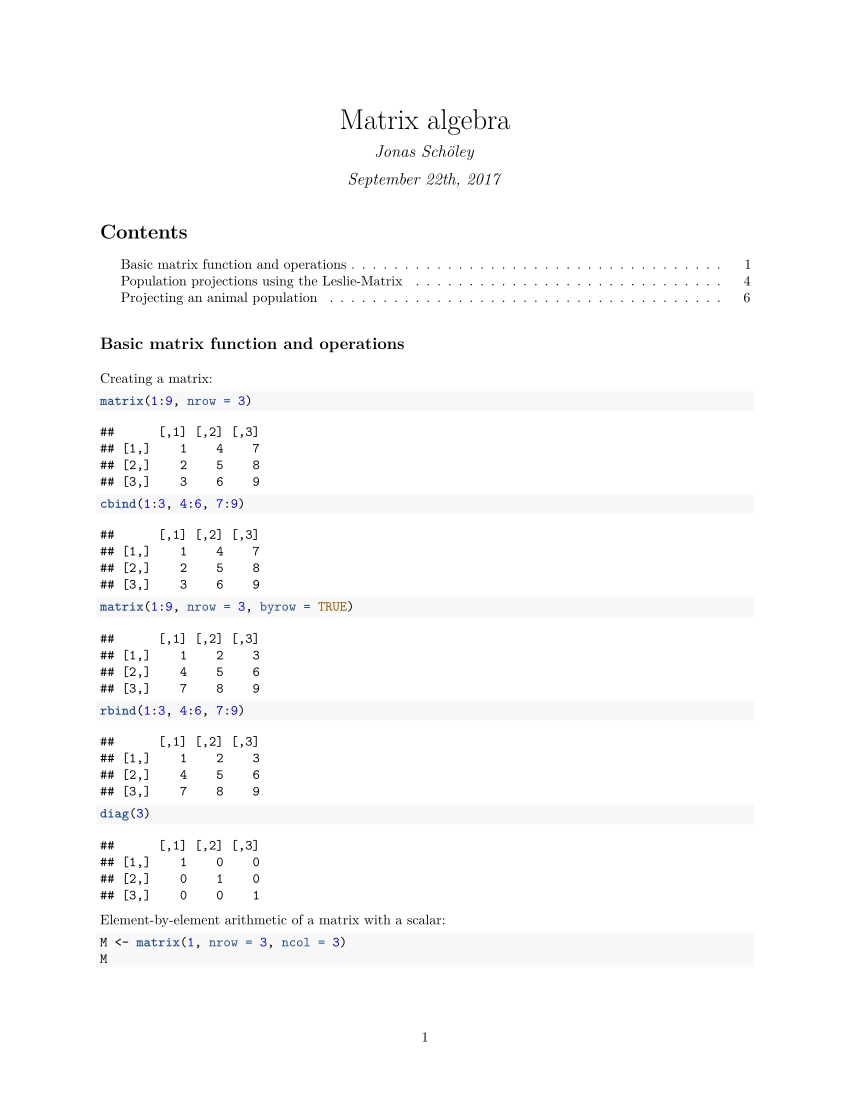

The R source for this figure:
#' ---
#' title: "Matrix algebra"
#' author: "Jonas Schöley"
#' date: "September 22th, 2017"
#' output:
#'   github_document:
#'     toc: true
#'   pdf_document:
#'     toc: true
#' ---

#'## Basic matrix function and operations

#' Creating a matrix:
matrix(1:9, nrow = 3)
cbind(1:3, 4:6, 7:9)
matrix(1:9, nrow = 3, byrow = TRUE)
rbind(1:3, 4:6, 7:9)
diag(3)

#' Element-by-element arithmetic of a matrix with a scalar:
M <- matrix(1, nrow = 3, ncol = 3)
M
M*3
M+3

#' Element-by-element arithmetic of a matrix with a vector:
M*1:3
#M*1:2 # carefull

#' Transposing a vector:
v <- 1:9 # a column vector
v
t(v) # a row vector (a matrix with a single row)

#' Transposing a matrix:
M2 <- matrix(1:9, nrow = 3)
M2
t(M2)

#' Matrix multiplication of a matrix with a vector:
M %*% 1:3
#M %*% t(1:3) # carefull (n*m <> m*k)

#' Matrix multiplication of a matrix with a matrix:
set.seed('1987') # for reproducibility
M3 <- matrix(sample(0:3, size = 9, replace = TRUE), nrow = 3)
M4 <- matrix(sample(0:1, size = 9, replace = TRUE), nrow = 3)
M3 %*% M4
M4 %*% M3
M4 %*% diag(3)

#' Matrix inverse
solve(M3)
solve(M3)%*%M3

#' Solving a system of linear equations:
B <-
  rbind(
    c(25, 3, 9),
    c(9, 10, 5),
    c(14, 35, 4)
  )
Y <- c(13, 11, 11)
X <- solve(B, Y)
B%*%X

#'## Population projections using the Leslie-Matrix

# the Leslie matrix (population projection matrix)
A <- rbind(
  c(0, 1, 5),
  c(0.3, 0, 0),
  c(0, 0.5, 0)
)

# the initial population distribution
N0 <- c(100, 0, 0)

# population after single time step
N1 <- A%*%N0; N1
# population after 2 time steps
N2 <- A%*%N1; N2
# population after 3 time steps
N3 <- A%*%N2; N3

# a package for matrix exponentiation
# install.packages('expm')
library(expm)
A%^%3 %*% N0 # same as N3

# population structure in the distant future
A%^%100 %*% N0

# projecting total population size 100 time
# steps into the future
Nt <- rep(NA, times = 100)
for (t in 1:100) {
  Nt[t] <- sum(A%^%t %*% N0)
}
plot(Nt, type = 'l')
plot(Nt, type = 'l', log = 'y')

# intrinsic growth rate
r <- Re(eigen(A)$values[1])
r
log(r)

# log(Nt) ~ a + bt
# Nt ~ exp(a + bt)
# Nt ~ exp(a) * exp(bt)
time <- 1:100
lm(log(Nt)~time)

#'## Projecting an animal population

load('COMADRE_v.2.0.1.RData')

# population matrix for Australian females 1980-1985
A_aus <- comadre$mat[[777]][['matA']]

# class (age) labels for matrix 777
age_lab <- comadre$matrixClass[[777]][[2]]

# stable population distribution
p_stable_aus <- prop.table(Re(eigen(A_aus)$vectors[,1]))
# intrinsic growth rate
r_aus <- Re(eigen(A_aus)$values[1])
r_aus

data.frame(x = age_lab, p = p_stable_aus)
